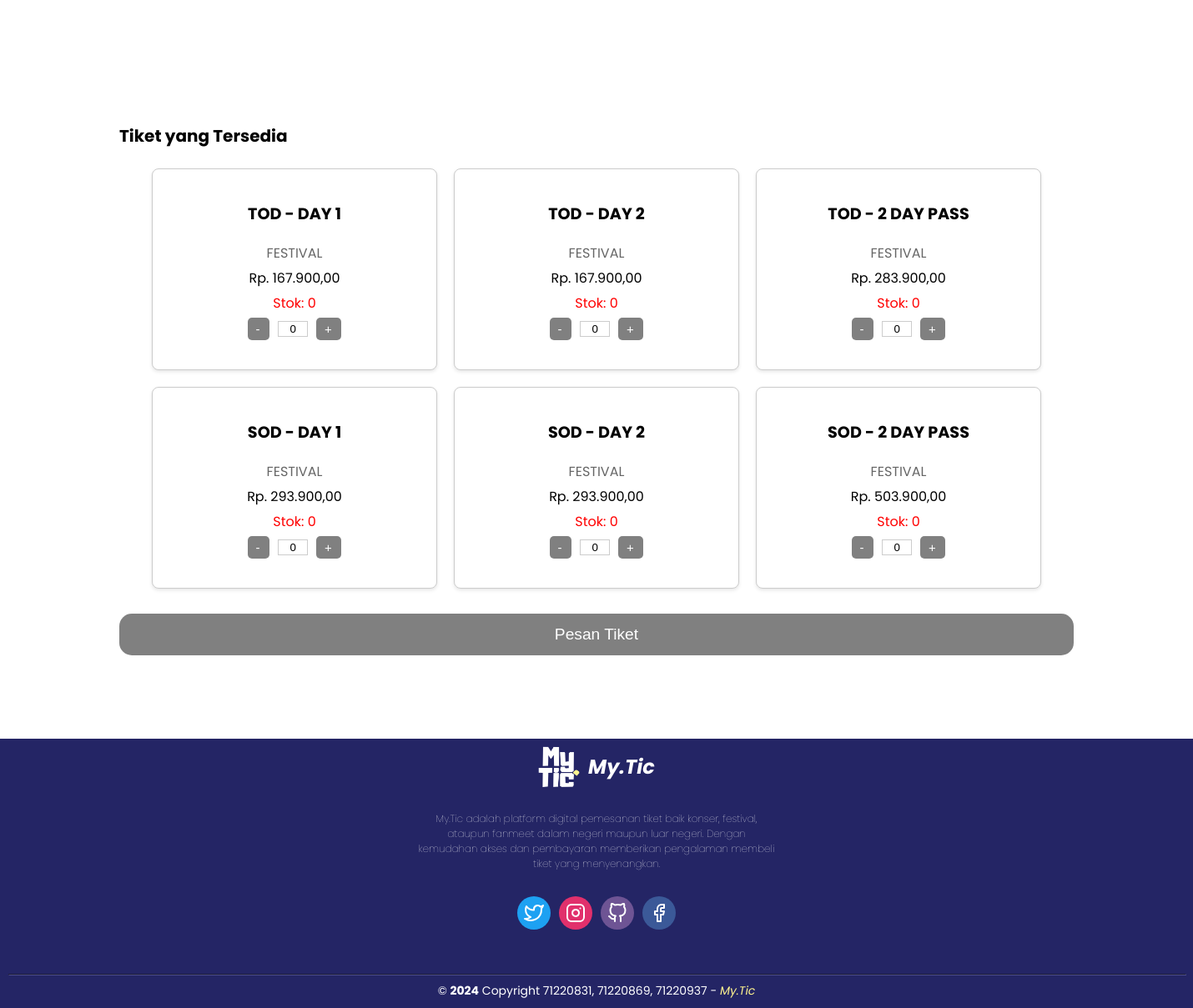
/detail.php?id=8 (lower part), run on an earlier commit of the app's database.
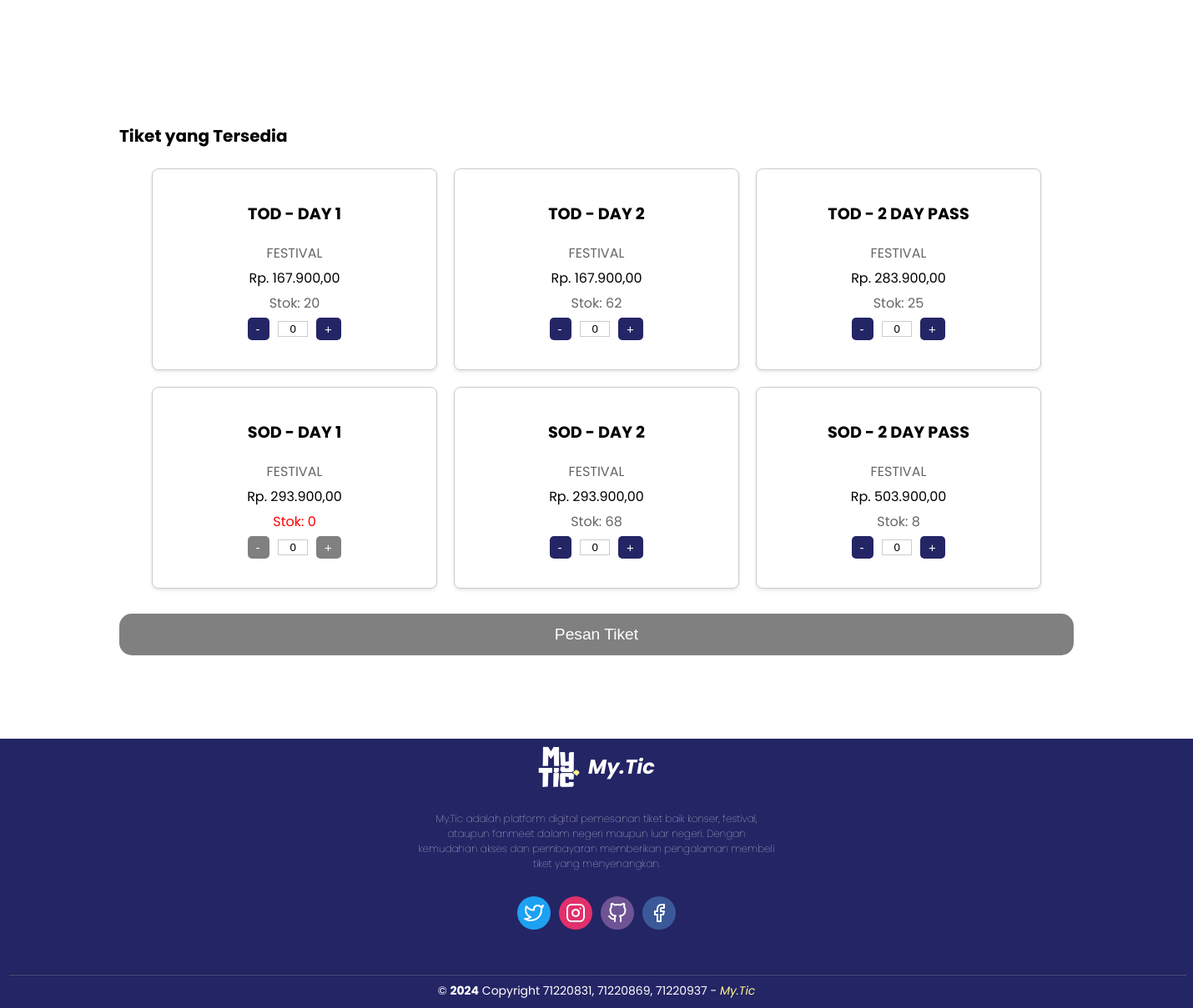
And on a later commit of the database.
### tables this page shows
CREATE TABLE `tiket` (
  `id_tiket` int(11) NOT NULL,
  `jenis_tiket` varchar(50) NOT NULL,
  `deskripsi_tiket` varchar(255) NOT NULL,
  `harga` decimal(9,2) NOT NULL,
  `stok` int(11) NOT NULL,
  `tanggal_tiket` date NOT NULL,
  `id_konser` int(11) NOT NULL
);

### detail.php (the view, shortened to what the changed rows need)
<?php
include "koneksi.php";
if($_GET){
    $id = intval($_GET['id']);
}
?>
<!DOCTYPE html>
<html lang="en">
<head>
    <link rel="stylesheet" href="detail.css" />
</head>
<body>
<main>
    <div class="pertiketan">
    <form action="pembayaran.php" method="POST">
    <h1>Tiket yang Tersedia</h1>
    <?php
    $sqltiket = "SELECT
                    tiket.id_tiket,
                    tiket.jenis_tiket,
                    tiket.deskripsi_tiket,
                    tiket.harga,
                    tiket.stok
                FROM
                    tiket
                WHERE
                    tiket.id_konser = {$id}";
    $result = mysqli_query($conn, $sqltiket);
    if ($result && mysqli_num_rows($result) > 0) {
        echo '<div class="line1" id="boxtiket">';
        $count = 0;
        while ($tiket = mysqli_fetch_assoc($result)) {
            $id_tiket = $tiket['id_tiket'];
            $jenis_tiket = $tiket['jenis_tiket'];
            $deskripsi_tiket = $tiket['deskripsi_tiket'];
            $harga_tiket = number_format($tiket['harga'], 2, ',', '.');
            $stok_tiket = $tiket['stok'];
            if ($count % 3 == 0 && $count != 0) {
                echo '</div><div class="line1" id="boxtiket">';
            }
            echo "<div class='ticket-box'>
                <h3>{$jenis_tiket}</h3>
                <p>{$deskripsi_tiket}</p>
                <span id='ticket-price><p '>Rp. {$harga_tiket}</p></span>";
                if ($stok_tiket <= 5) {
                    echo "<p style='color: red'>Stok: {$stok_tiket}</p>";
                } else {
                    echo "<p>Stok: {$stok_tiket}</p>";
                }
            echo "<div class='ticket-quantity'>";
                    if($stok_tiket == 0) {
                        echo "<button class='quantity-button-not' type='button' style='pointer-events: none; background-color: grey' disabled>-</button>
                        <input type='text' name='quantity[{$id_tiket}]' id='quantity-{$id_tiket}' value='0' readonly>
                        <input type='hidden' name='jenis_tiket[{$id_tiket}]' value='{$jenis_tiket}'>
                        <button class='quantity-button-not' type='button' style='pointer-events: none; background-color: grey' disabled>+</button>";
                    } else {
                        echo "<button class='quantity-button' type='button' onclick='decreaseQuantity({$id_tiket})'>-</button>
                        <input type='text' name='quantity[{$id_tiket}]' id='quantity-{$id_tiket}' value='0' readonly>
                        <input type='hidden' name='jenis_tiket[{$id_tiket}]' value='{$jenis_tiket}'>
                        <button class='quantity-button' type='button' onclick='increaseQuantity({$id_tiket}, {$stok_tiket})'>+</button>";
                    }
            echo "</div>
                </div>";
            $count++;
        }
        echo '</div>';
    } else {
        echo "Tidak ada tiket tersedia.";
        if (!$result) {
            echo "Error: " . mysqli_error($conn);
        }
    }
    ?>
</form>
</div>
</main>
<footer>
      <div class="containft">
        <div class="abtus">
          <div id="jdul">
            <h1>My.Tic</h1>
          </div>
      </div>
    </footer>
  </body>
</html>

What changed in the data, as far as the page shows it:
changed tiket "TOD - DAY 1": stok "0" → "20"
changed tiket "TOD - DAY 2": stok "0" → "62"
changed tiket "TOD - 2 DAY PASS": stok "0" → "25"
changed tiket "SOD - DAY 2": stok "0" → "68"
changed tiket "SOD - 2 DAY PASS": stok "0" → "8"
